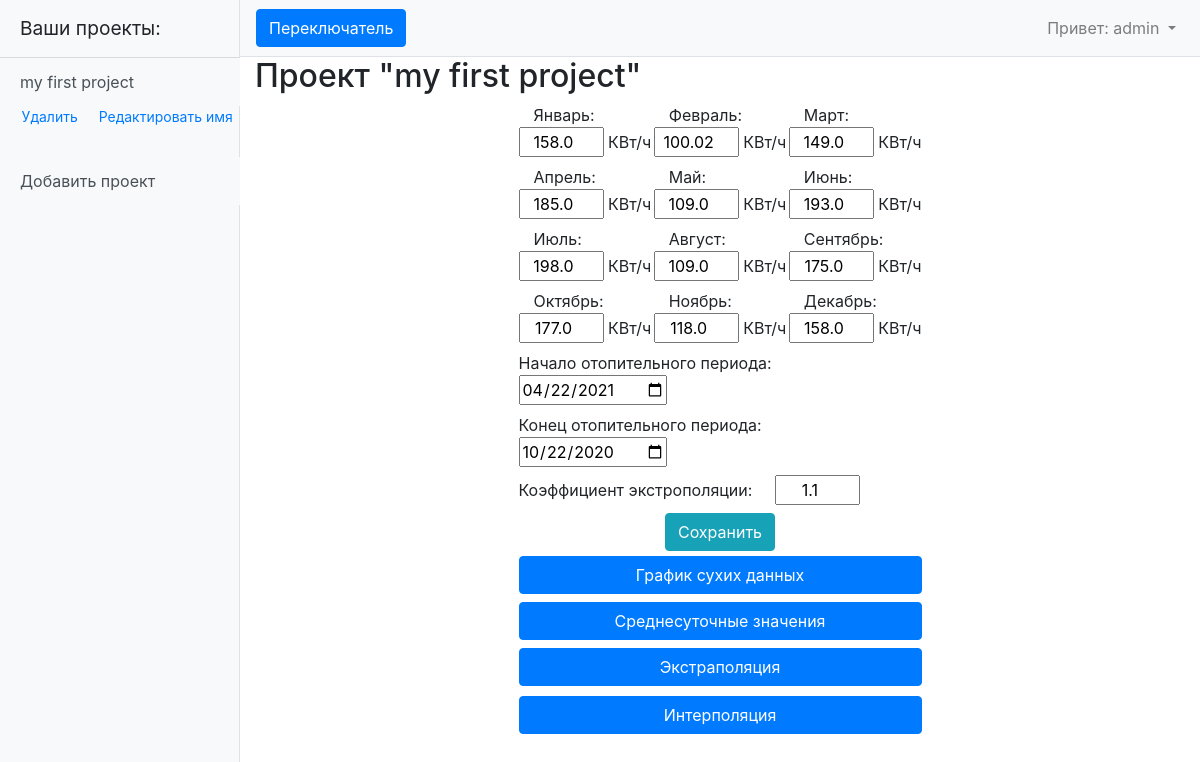
/projects/17 (signed in), run on an earlier commit of the app's database.
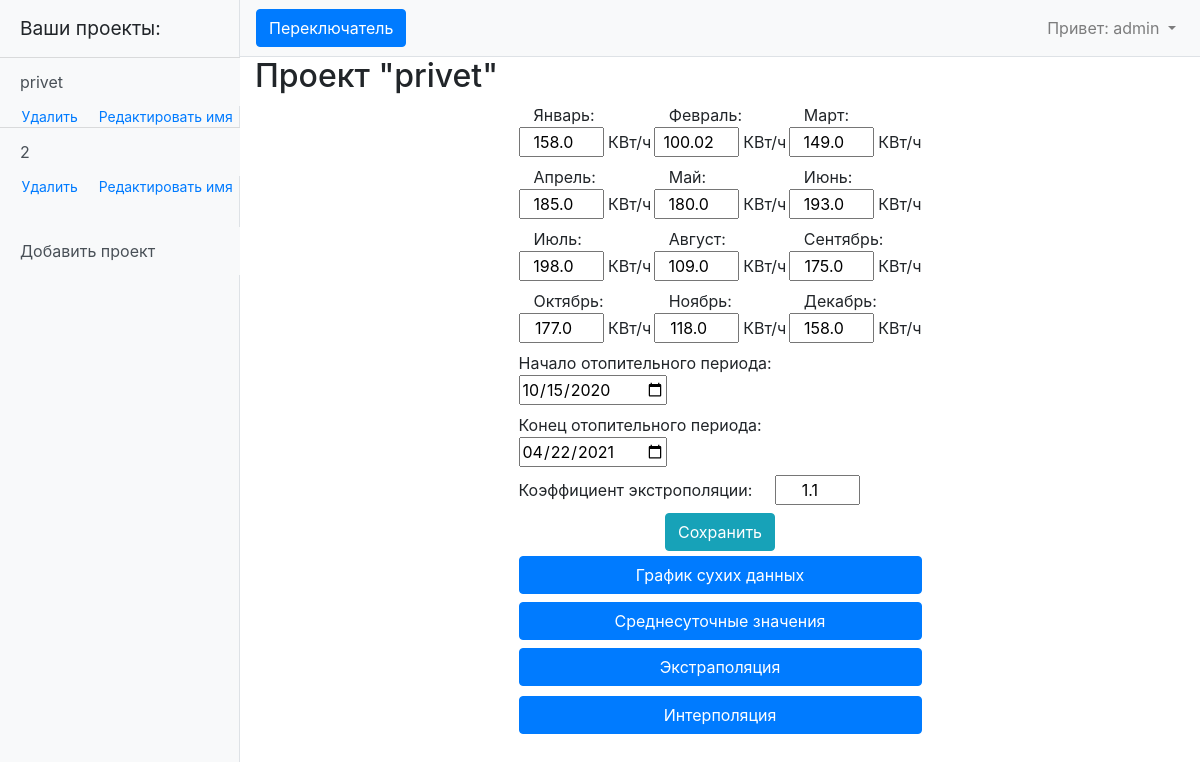
And on a later commit of the database.
### myapp/models.py (models this page shows, shortened)
class Data(models.Model):
    month = 'M'
    FIELD = [
        (month, 'ежемесячные данные'),
    ]
    project = models.ForeignKey(Project, on_delete=models.CASCADE)
    project_type = models.CharField(max_length=1, choices=FIELD, default='M')
    data = models.TextField(default='0 0 0 0 0 0 0 0 0 0 0 0')
    begin_heating = models.DateField(default=f'{datetime.now().year - 1}-10-15')
    end_heating = models.DateField(default=f'{datetime.now().year}-04-15')
    coef = models.FloatField(default=1.1)

class Project(models.Model):
    user = models.ForeignKey(User, on_delete=models.CASCADE)
    project_name = models.CharField(max_length=255, unique=True)
    project_date_creation = models.DateTimeField(auto_now_add=True)

### myapp/views.py (the view, shortened to what this page needs)
# urls.py: path('projects/<int:pk>', ProjectData.as_view()),
@method_decorator(login_required, name='dispatch')
class ProjectData(DetailView):
    model = Data
    template_name = 'project_details.html'
    context_object_name = 'single_project'
    def get_context_data(self, **kwargs):
        context = super().get_context_data(**kwargs)
        data = Data.objects.get(id=self.kwargs.get('pk'))
        list_data = list(map(float, data.data.split(' ')))
        months = ['Январь', 'Февраль', 'Март', 'Апрель', 'Май', 'Июнь', 'Июль', 'Август', 'Сентябрь', 'Октябрь', 'Ноябрь', 'Декабрь']
        context['output_data'] = {}
        for number, month in zip(list_data, months):
            context['output_data'][month] = number
        context['coef'] = data.coef
        context['a_project'] = Data.objects.filter(project__user__username=self.request.user)
        context['list_data'] = list_data  # сухие данные
        return context

### templates/project_details.html (shortened to what this page needs)
{% extends 'default.html' %}
{% block content %}
    <h2>Проект "{{ single_project.project.project_name }}"</h2>
    <div class="main-div">
        <form method="POST">
            <div class="input-div">
                {% for month, number in output_data.items %}
                    <label><p class="input-label">{{ month }}:</p>
                        <input required class="data-input" type="number" value="{{ number }}" name="{{ month }}" placeholder="Данные за {{ month }}" min="0" step="0.01"> КВт/ч
                    </label>
                {% endfor %}
                <div class="div-date">
                    <label>Начало отопительного периода:
                        <input required type="date" name="begin_heating" value="{{ single_project.begin_heating|date:'Y-m-d' }}">
                    </label>
                    <label>Конец отопительного периода: &nbsp;
                        <input required type="date" name="end_heating" value="{{ single_project.end_heating|date:'Y-m-d' }}">
                    </label>
                    <label>Коэффициент экстрополяции: &nbsp; &nbsp;
                        <input required class="data-input" type="number" value="{{ coef }}" name="coef" placeholder="" min="1" step="0.001">
                    </label>
                </div>
                <div class="div-data-submit">
                    <input class="btn btn-info" id="btn-save" type="submit" value="Сохранить">
                </div>
                <div class="div-btn-interpol">
                    <input class="btn btn-primary btn-block" type="button" id="btn1" value="График сухих данных">
                    <input class="btn btn-primary btn-block" type="button" id="btn2" value="Среднесуточные значения">
                    <input class="btn btn-primary btn-block" type="button" id="btn3" value="Экстраполяция">
                    <div class="my_dropdown">
                    <input class="btn btn-primary btn-block dropbtn" type="button" id="btn4" value="Интерполяция">
                    </div>
                </div>
            </div>
        </form>
    </div>
{% endblock content%}

### templates/default.html (shortened to what this page needs)
{% load static %}
<!DOCTYPE html>
<html lang="en">
<head>
    <link href="{% static 'vendor/bootstrap/css/bootstrap.min.css' %}" rel="stylesheet ">
    <link href="{% static 'css/simple-sidebar.css' %}" rel="stylesheet">
    <link href="{% static 'my_style.css' %}" rel="stylesheet">
    <link href="{% static 'style_for_graph' %}" rel="stylesheet">
</head>
<body>
  <div class="d-flex" id="wrapper">
    <div class="bg-light border-right" id="sidebar-wrapper" style="max-width: 240px;">
      <div class="sidebar-heading">Ваши проекты:</div>
      <div class="list-group list-group-flush">
          {% if user.is_authenticated %}
              {% for project in a_project %}
                  <a href="/projects/{{ project.id }}" class="list-group-item list-group-item-action bg-light" style="border-width: 1px 0 0;">{{ project.project.project_name }}</a>
                  <div class="div-del-ed">
                    <a class="" style="margin-left: 0; font-size: 14px" href="/delete/{{ project.project.id }}">Удалить</a>
                    <a class="" style="margin-left: 0; font-size: 14px" href="/create_project/{{ project.project.id }}">Редактировать имя</a>
                  </div>
              {% endfor %}
              <a href="/create_project" class="list-group-item list-group-item-action bg-light" style="margin-top: 30px;">Добавить проект</a>
          {% else %}
              <p class="list-group-item">Здесь будут отображаться ваши проекты </p>
          {% endif %}
      </div>
    </div>
    <div id="page-content-wrapper">
      <nav class="navbar navbar-expand-lg navbar-light bg-light border-bottom">
        <button class="btn btn-primary" id="menu-toggle">Переключатель</button>
        <div class="collapse navbar-collapse" id="navbarSupportedContent">
          <ul class="navbar-nav ml-auto mt-2 mt-lg-0">
            {% if user.is_authenticated %}
              <li class="nav-item dropdown">
                <a class="nav-link dropdown-toggle" href="#" id="navbarDropdown" role="button" data-toggle="dropdown" aria-haspopup="true" aria-expanded="false">
                  <span>Привет: {{ user.username }}</span>
                </a>
              </li>
            {% endif %}
          </ul>
        </div>
      </nav>
      <div class="container-fluid">
        {% block content %}{% endblock content %}
      </div>
    </div>
  </div>
</body>
</html>

### static/css/simple-sidebar.css (style rules this page uses)
#wrapper { overflow-x: hidden; }
#sidebar-wrapper { min-height: 100vh; margin-left: -15rem; -webkit-transition: margin .25s ease-out; -moz-transition: margin .25s ease-out; -o-transition: margin .25s ease-out; transition: margin .25s ease-out; }
#sidebar-wrapper .sidebar-heading { padding: 0.875rem 1.25rem; font-size: 1.2rem; }
#sidebar-wrapper .list-group { width: 15rem; }
#page-content-wrapper { min-width: 100vw; }
@media (min-width: 768px) { #sidebar-wrapper { margin-left: 0; } }
@media (min-width: 768px) { #page-content-wrapper { min-width: 0; width: 100%; } }

### static/my_style.css (style rules this page uses)
.main-div { display: flex; flex-wrap: wrap; justify-content: space-between; }
.div-btn-interpol { margin-top: 5px; display: flex; justify-content: center; flex-wrap: wrap; }
.input-div { display: flex; flex-wrap: wrap; justify-content: space-between; max-width: 403px; }
.input-label { padding-left: 15px; margin: 0; }
.data-input { width: 85px; text-align: center; }
.div-data-submit { display: flex; justify-content: center; width: 100%; }
.div-del-ed { display: flex; justify-content: space-between; width: 88%; margin-left: 9%; }
.div-date { width: 100%; display: flex; flex-wrap: wrap; }
@media (max-width: 1200px) { .main-div { justify-content: center; } }
.my_dropdown { margin-top: 10px; width: 100%; position: relative; display: inline-block; }

What changed in the data, as far as the page shows it:
changed Data: project.project_name "my first project" → "privet"; begin_heating "04/22/2021" → "10/15/2020"; end_heating "10/22/2020" → "04/22/2021"
added Data: project.project_name "2"
Also different on the page:
form field number: "109.0" → "180.0"
